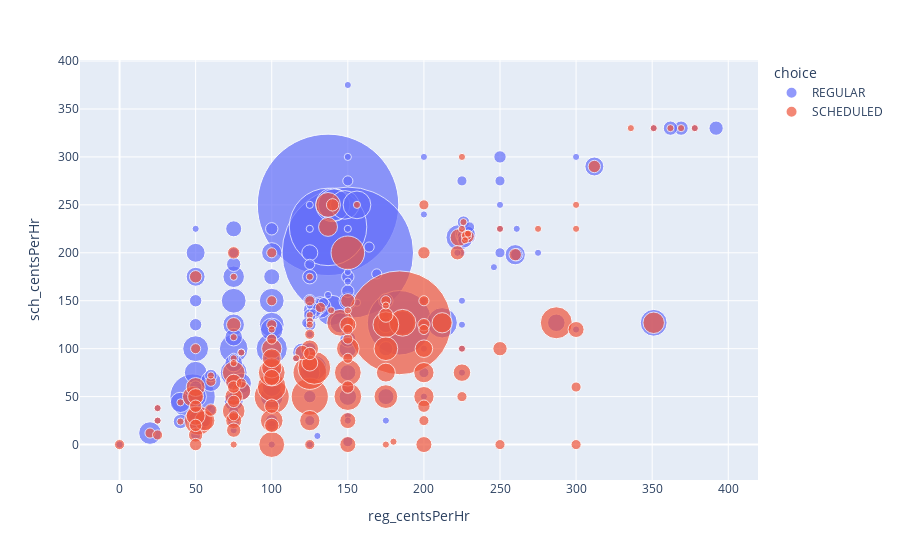

The notebook cell saved with this chart:
### Code cell
fig = px.scatter(data_frame=df2, y="sch_centsPerHr", x="reg_centsPerHr", color="choice", size="counts", size_max=100)
fig

### Figure 1 — Plotly figure (JSON) as saved in the notebook; plotly's stock layout.template omitted (floating-point values rounded to 4 significant figures; data arrays with more than 128 entries replaced by an {"elided": "..."} marker saying what was removed)
{"data": [{"hovertemplate": "choice=REGULAR<br>reg_centsPerHr=%{x}<br>sch_centsPerHr=%{y}<br>counts=%{marker.size}<extra></extra>", "legendgroup": "REGULAR", "marker": {"color": "#636efa", "size": {"elided": "175 int values"}, "sizemode": "area", "sizeref": 0.039, "symbol": "circle"}, "mode": "markers", "name": "REGULAR", "orientation": "v", "showlegend": true, "type": "scatter", "x": {"elided": "175 int values"}, "xaxis": "x", "y": {"elided": "175 int values"}, "yaxis": "y"}, {"hovertemplate": "choice=SCHEDULED<br>reg_centsPerHr=%{x}<br>sch_centsPerHr=%{y}<br>counts=%{marker.size}<extra></extra>", "legendgroup": "SCHEDULED", "marker": {"color": "#EF553B", "size": {"elided": "146 int values"}, "sizemode": "area", "sizeref": 0.039, "symbol": "circle"}, "mode": "markers", "name": "SCHEDULED", "orientation": "v", "showlegend": true, "type": "scatter", "x": {"elided": "146 int values"}, "xaxis": "x", "y": {"elided": "146 int values"}, "yaxis": "y"}], "layout": {"legend": {"itemsizing": "constant", "title": {"text": "choice"}, "tracegroupgap": 0}, "margin": {"t": 60}, "xaxis": {"anchor": "y", "domain": [0, 1], "title": {"text": "reg_centsPerHr"}}, "yaxis": {"anchor": "x", "domain": [0, 1], "title": {"text": "sch_centsPerHr"}}}}
